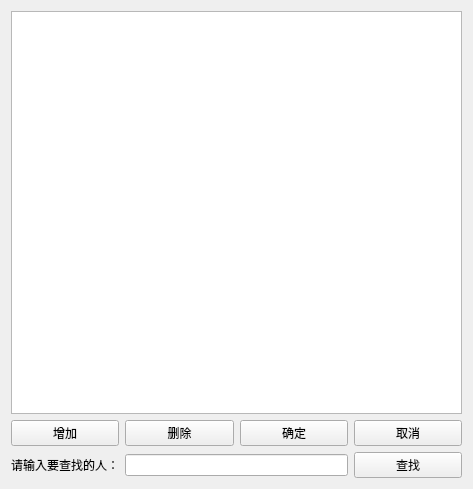
<?xml version="1.0" encoding="UTF-8"?>
<ui version="4.0">
 <class>Widget</class>
 <widget class="QWidget" name="Widget">
  <property name="geometry">
   <rect>
    <x>0</x>
    <y>0</y>
    <width>473</width>
    <height>489</height>
   </rect>
  </property>
  <property name="windowTitle">
   <string>Widget</string>
  </property>
  <layout class="QGridLayout" name="gridLayout">
   <item row="0" column="0" colspan="4">
    <widget class="QTableView" name="tableView"/>
   </item>
   <item row="1" column="0">
    <widget class="QPushButton" name="addButton">
     <property name="text">
      <string>增加</string>
     </property>
    </widget>
   </item>
   <item row="1" column="1">
    <widget class="QPushButton" name="deleteButton">
     <property name="text">
      <string>删除</string>
     </property>
    </widget>
   </item>
   <item row="1" column="2">
    <widget class="QPushButton" name="sureButton">
     <property name="text">
      <string>确定</string>
     </property>
    </widget>
   </item>
   <item row="1" column="3">
    <widget class="QPushButton" name="cancelButton">
     <property name="text">
      <string>取消</string>
     </property>
    </widget>
   </item>
   <item row="2" column="0">
    <widget class="QLabel" name="label">
     <property name="text">
      <string>请输入要查找的人：</string>
     </property>
    </widget>
   </item>
   <item row="2" column="1" colspan="2">
    <widget class="QLineEdit" name="lineEdit"/>
   </item>
   <item row="2" column="3">
    <widget class="QPushButton" name="searchButton">
     <property name="text">
      <string>查找</string>
     </property>
    </widget>
   </item>
  </layout>
 </widget>
 <resources/>
 <connections/>
</ui>
